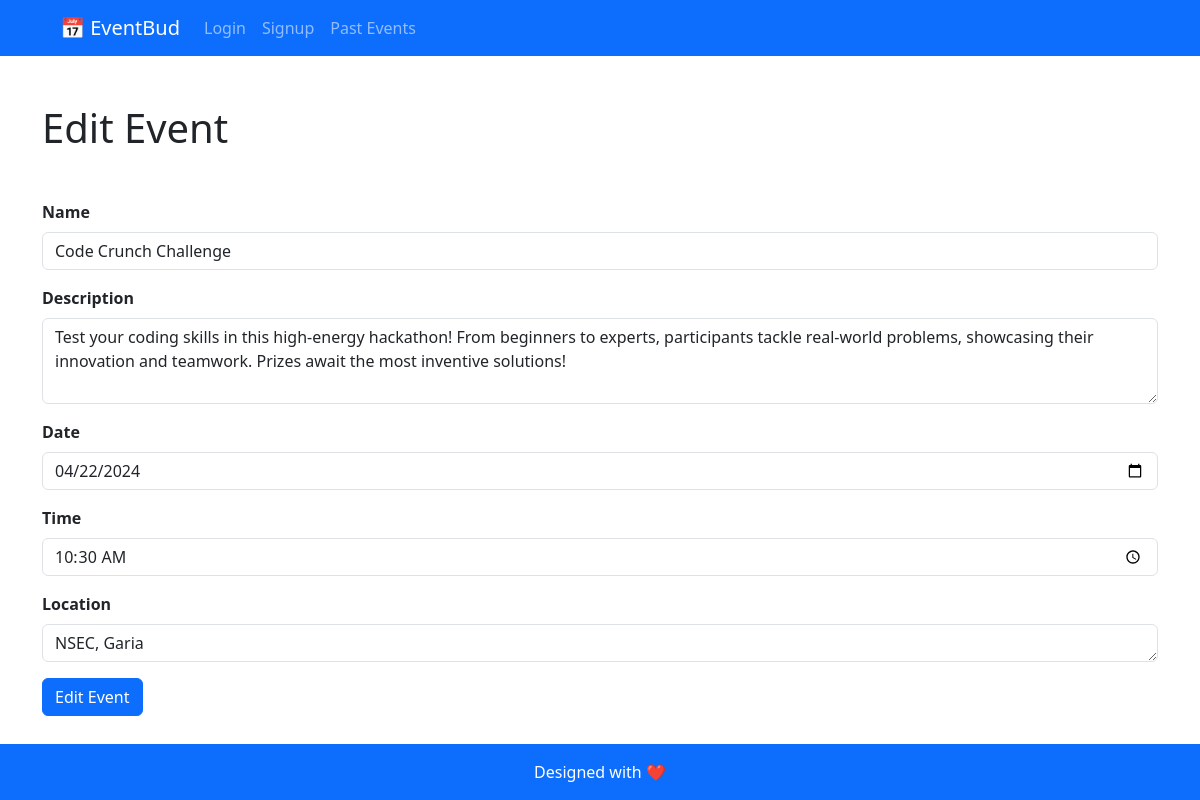
The page /events/edit/26/ on the database its author committed.
### events/models.py (models this page shows, shortened)
class Event(models.Model):
    title = models.CharField(max_length=200)
    description = models.TextField()
    date = models.DateTimeField()
    location = models.CharField(max_length=200)
    user = models.ForeignKey(User, on_delete=models.CASCADE, null=True)

### events/views.py (the view)
# urls.py: path("edit/<int:event_id>/", views.edit_events, name="edit_events"),
def edit_events(request, event_id):
    event = get_object_or_404(Event, pk=event_id)
    if request.method == "POST":
        event.title = request.POST.get("title")
        event.description = request.POST.get("description")
        event.date = request.POST.get("date") + " " + request.POST.get("time")
        event.location = request.POST.get("location")
        event.save()
        return redirect("events")
    else:
        context = {"event": event}
    return render(request, "events/edit_events.html", context)

### events/templates/events/edit_events.html (shortened to what this page needs)
{% extends "events/layout.html" %}
{% block content %}
<div class="container py-5">
  <h1 class="mb-5">Edit Event</h1>
  <form action="{% url 'edit_events' event.id %}" method="POST">
    <div class="mb-3 fw-bold">
      <label for="exampleFormControlInput1" class="form-label">Name</label>
      <input type="text" class="form-control" id="exampleFormControlInput1" placeholder="Enter event name" value="{{ event.title }}" required
        name="title" />
    </div>
    <div class="mb-3 fw-bold">
      <label for="exampleFormControlTextarea1" class="form-label">Description</label>
      <textarea class="form-control" id="exampleFormControlTextarea1" rows="3" placeholder="Enter event details" name="description" required>{{ event.description }}</textarea>
    </div>
    <div class="mb-3 fw-bold">
      <label for="exampleFormControlInput1" class="form-label">Date</label>
      <input type="date" class="form-control" id="exampleFormControlInput1" name="date" value="{{ event.date|date:'Y-m-d' }}" required/>
    </div>
    <div class="mb-3 fw-bold">
      <label for="exampleFormControlInput1" class="form-label">Time</label>
      <input type="time" class="form-control" id="exampleFormControlInput1" name="time" value="{{ event.date|time:'H:i' }}" required/>
    </div>
    <div class="mb-3 fw-bold">
      <label for="exampleFormControlTextarea1" class="form-label">Location</label>
      <textarea class="form-control" id="exampleFormControlTextarea1" rows="1" placeholder="Enter event location" name="location" required>{{ event.location }}</textarea>
    </div>
    <button class="btn btn-primary">Edit Event</button>
  </form>
</div>
{% endblock %}

### rows shown on the page
Event: title "Code Crunch Challenge", description "Test your coding skills in this high-energy hackathon! From beginners to experts, participants tackle real-world problems, showcasing their innovation and teamwork. Prizes await the most inventive solutions!", date "04/22/2024", time "10:30", location "NSEC, Garia"
